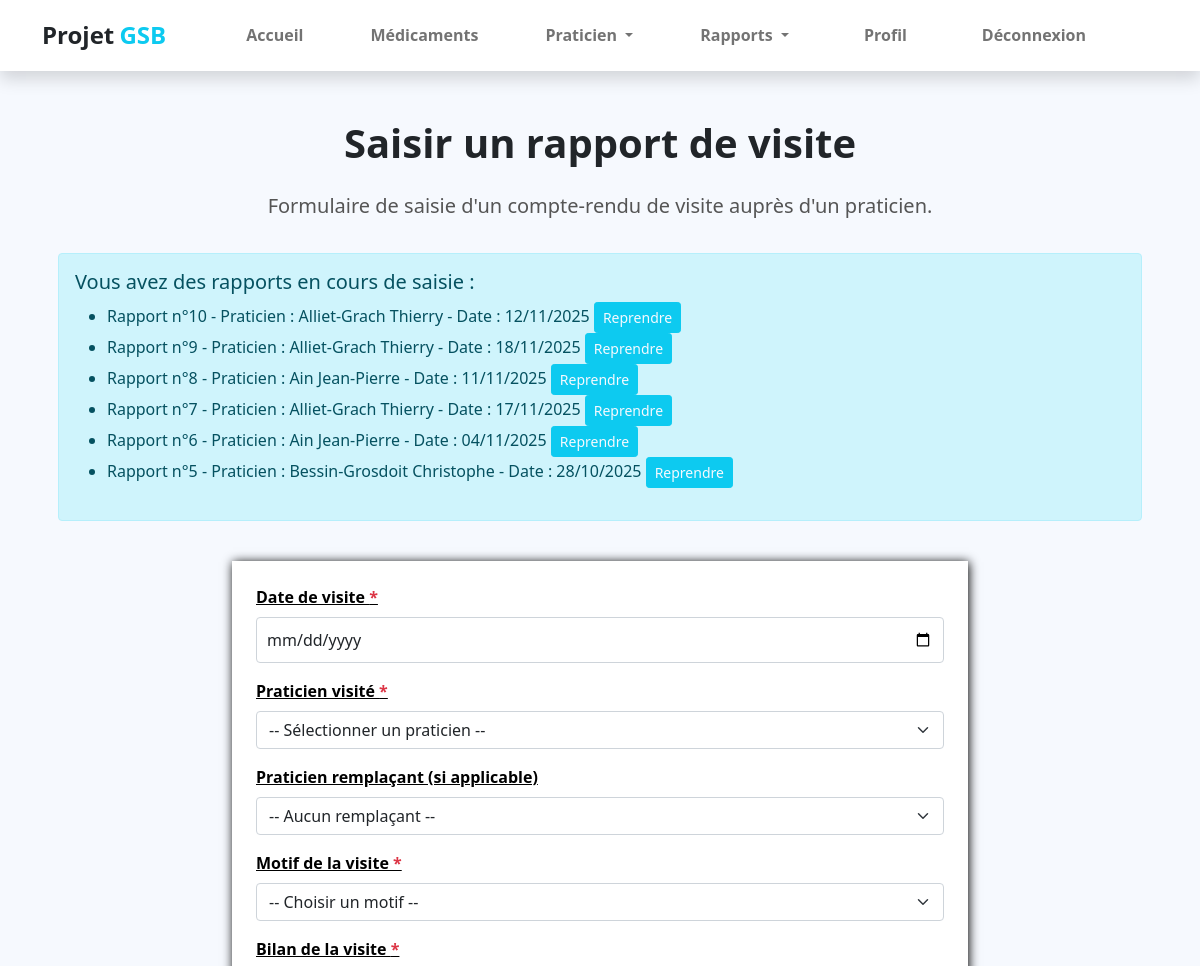
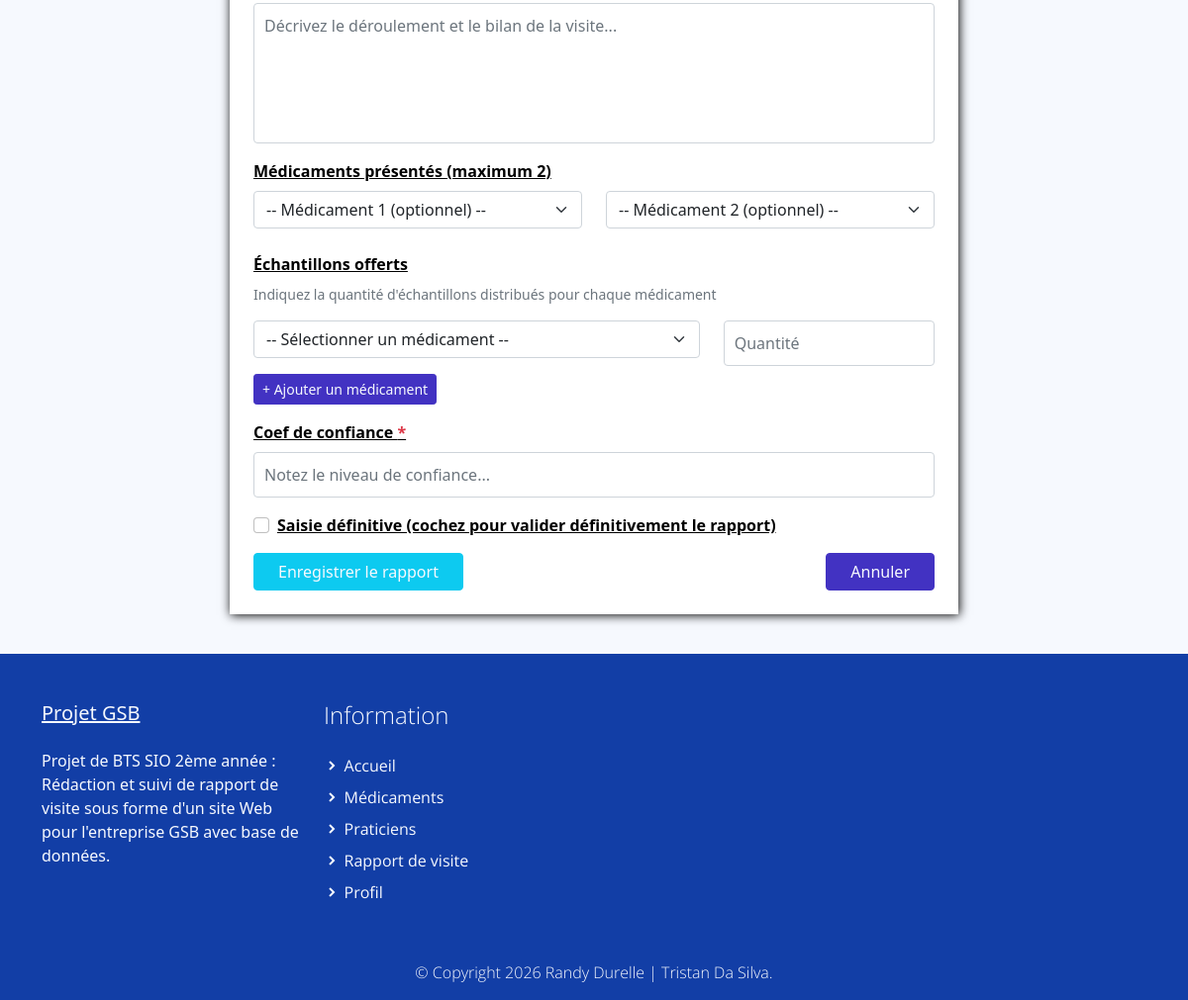
/index.php?uc=rapport&action=saisir (signed in), run on the app's committed database (2 pictures, top to bottom).
### tables this page shows
CREATE TABLE IF NOT EXISTS `rapport_visite` (
  `COL_MATRICULE` varchar(10) NOT NULL,
  `RAP_NUM` int(11) NOT NULL,
  `RAP_DATEVISITE` date DEFAULT NULL,
  `RAP_BILAN` varchar(255) DEFAULT NULL,
  `RAP_MOTIF` int(11) DEFAULT NULL,
  `PRA_NUM` int(11) NOT NULL,
  `PRA_NUM_praticien` int(11) DEFAULT NULL,
  `MED_DEPOTLEGAL_1` varchar(10) DEFAULT NULL,
  `MED_DEPOTLEGAL_2` varchar(10) DEFAULT NULL,
  `AUTRE_MOTIF` varchar(50) NOT NULL,
  `ETAT_CODE` int(11) NOT NULL DEFAULT 1,
  PRIMARY KEY (`COL_MATRICULE`,`RAP_NUM`),
  KEY `rapport_visite_praticien2_FK` (`PRA_NUM`),
  KEY `FK_Rapport_Med1_unique` (`MED_DEPOTLEGAL_1`),
  KEY `FK_Rapport_Med2_unique` (`MED_DEPOTLEGAL_2`),
  KEY `FK_Rapport_PraRempl_unique` (`PRA_NUM_praticien`),
  KEY `FK_RAP_MOTIF` (`RAP_MOTIF`),
  KEY `ETAT_CODE` (`ETAT_CODE`)
);

### modele/rapport.modele.inc.php (called while the page is built, shortened)
<?php
function getRapportsEnCours($matricule)
{
    try {
        $monPdo = connexionPDO();
        $req = 'SELECT r.RAP_NUM, r.RAP_DATEVISITE, CONCAT(p.PRA_NOM, " ", p.PRA_PRENOM) as praticien
                FROM rapport_visite r
                INNER JOIN praticien p ON r.PRA_NUM = p.PRA_NUM
                WHERE r.COL_MATRICULE = :matricule AND r.ETAT_CODE = 1
                ORDER BY r.RAP_NUM DESC';
        $stmt = $monPdo->prepare($req);
        $stmt->bindParam(':matricule', $matricule, PDO::PARAM_STR);
        $stmt->execute();
        $result = $stmt->fetchAll();
        return $result;
    } catch (PDOException $e) {
        print "Erreur !: " . $e->getMessage();
        die();
    }
}
?>

### vues/v_formulaireRapport.php (the view, shortened to what this page needs)
<section class="bg-light">
    <div class="container">
        <div class="structure-hero pt-lg-5 pt-4">
            <h1 class="titre text-center">Saisir un rapport de visite</h1>
            <p class="text text-center">
                Formulaire de saisie d'un compte-rendu de visite auprès d'un praticien.
            </p>
        </div>
        <?php
        if (!empty($rapportsEnCours)) {
            echo '<div class="alert alert-info m-3">';
            echo '<h5>Vous avez des rapports en cours de saisie :</h5>';
            echo '<ul>';
            foreach ($rapportsEnCours as $rapport) {
                echo '<li>';
                echo 'Rapport n°' . $rapport['RAP_NUM'] . ' - ';
                echo 'Praticien : ' . htmlspecialchars($rapport['praticien']) . ' - ';
                echo 'Date : ' . ($rapport['RAP_DATEVISITE'] ? date('d/m/Y', strtotime($rapport['RAP_DATEVISITE'])) : 'Non définie');
                echo ' <a href="index.php?uc=rapport&action=reprendre&num=' . $rapport['RAP_NUM'] . '" class="btn btn-sm btn-info text-light">Reprendre</a>';
                echo '</li>';
            }
            echo '</ul>';
            echo '</div>';
        }
        ?>
        <div class="row justify-content-center py-4">
            <div class="col-12 col-lg-10 col-xl-8">
                <form action="index.php?uc=rapport&action=enregistrer" method="post" class="formulaire p-4">
                    <div class="mb-3">
                        <label for="date_visite" class="form-label carac">Date de visite <span
                                class="text-danger">*</span></label>
                        <input type="date" class="form-control" id="date_visite" name="date_visite" required
                            max="<?php echo date('Y-m-d'); ?>"
                            value="<?php echo isset($rapportEnCours['RAP_DATEVISITE']) ? $rapportEnCours['RAP_DATEVISITE'] : ''; ?>">
                    </div>
                    <div class="mb-3">
                        <label for="praticien" class="form-label carac">Praticien visité <span
                                class="text-danger">*</span></label>
                        <select class="form-select" id="praticien" name="praticien" required>
                            <option value="">-- Sélectionner un praticien --</option>
                        </select>
                    </div>
                    <div class="mb-3">
                        <label for="praticien_remplacant" class="form-label carac">Praticien remplaçant (si
                            applicable)</label>
                        <select class="form-select" id="praticien_remplacant" name="praticien_remplacant">
                            <option value="">-- Aucun remplaçant --</option>
                        </select>
                    </div>
                    <div class="mb-3">
                        <label for="motif" class="form-label carac">Motif de la visite <span
                                class="text-danger">*</span></label>
                        <select class="form-select" id="motif" name="motif" required onchange="toggleAutreMotif()">
                            <option value="">-- Choisir un motif --</option>
                        </select>
                    </div>
                    <div class="mb-3">
                        <label for="bilan" class="form-label carac">Bilan de la visite <span
                                class="text-danger">*</span></label>
                        <textarea class="form-control" id="bilan" name="bilan" rows="5" required
                            placeholder="Décrivez le déroulement et le bilan de la visite..."><?php echo isset($rapportEnCours['RAP_BILAN']) ? htmlspecialchars($rapportEnCours['RAP_BILAN']) : ''; ?></textarea>
                    </div>
                    <div class="mb-3">
                        <label class="form-label carac">Médicaments présentés (maximum 2)</label>
                        <div class="row">
                            <div class="col-md-6 mb-2">
                                <select class="form-select" name="medicament1">
                                    <option value="">-- Médicament 1 (optionnel) --</option>
                                </select>
                            </div>
                            <div class="col-md-6 mb-2">
                                <select class="form-select" name="medicament2">
                                    <option value="">-- Médicament 2 (optionnel) --</option>
                                </select>
                            </div>
                        </div>
                    </div>
                    <div class="mb-3">
                        <label class="form-label carac">Échantillons offerts</label>
                        <p class="text-muted small">Indiquez la quantité d'échantillons distribués pour chaque
                            médicament</p>
                        <div id="echantillons_container">
                            <?php
                            if (!empty($echantillons)) {
                                foreach ($echantillons as $ech) {
                                    echo '<div class="row mb-2">
                                            <div class="col-md-8">
                                                <select class="form-select" name="echantillon_med[]">
                                                    <option value="">-- Sélectionner un médicament --</option>';
                                    foreach ($medicaments as $med) {
                                        $selected = ($ech['MED_DEPOTLEGAL'] == $med['MED_DEPOTLEGAL']) ? 'selected' : '';
                                        echo '<option value="' . $med['MED_DEPOTLEGAL'] . '" ' . $selected . '>' .
                                            htmlspecialchars($med['MED_DEPOTLEGAL'] . ' - ' . $med['MED_NOMCOMMERCIAL']) . '</option>';
                                    }
                                    echo '</select>
                                            </div>
                                            <div class="col-md-4">
                                                <input type="number" class="form-control" name="echantillon_qte[]"
                                                       placeholder="Quantité" min="0" value="' . $ech['OFF_QTE'] . '">
                                            </div>
                                        </div>';
                                }
                            } else {
                                echo '<div class="row mb-2">
                                        <div class="col-md-8">
                                            <select class="form-select" name="echantillon_med[]">
                                                <option value="">-- Sélectionner un médicament --</option>';
                                echo '</select>
                                        </div>
                                        <div class="col-md-4">
                                            <input type="number" class="form-control" name="echantillon_qte[]"
                                                   placeholder="Quantité" min="0">
                                        </div>
                                    </div>';
                            }
                            ?>
                        </div>
                        <button type="button" class="btn btn-sm btn-primary" onclick="ajouterEchantillon()">
                            + Ajouter un médicament
                        </button>
                    </div>
                    <div class="mb-3">
                        <label for="coef_confiance" class="form-label carac">Coef de confiance <span
                                class="text-danger">*</span></label>
                        <input type="number" class="form-control" id="coef_confiance" name="coef_confiance" max="1000"
                            min="0" step="0.1" required placeholder="Notez le niveau de confiance..."
                            value="<?php echo isset($rapportEnCours['PRA_COEFNOTORIETE']) ? $rapportEnCours['PRA_COEFNOTORIETE'] : ''; ?>">
                    </div>
                    <div class="mb-3 form-check">
                        <input type="checkbox" class="form-check-input" id="saisie_definitive" name="saisie_definitive"
                            value="1">
                        <label class="form-check-label carac" for="saisie_definitive">
                            Saisie définitive (cochez pour valider définitivement le rapport)
                        </label>
                    </div>
                    <div class="d-flex justify-content-between">
                        <button type="submit" class="btn btn-info text-light px-4">
                            Enregistrer le rapport
                        </button>
                        <a href="index.php?uc=accueil" class="btn btn-primary px-4">Annuler</a>
                    </div>
                </form>
            </div>
        </div>
    </div>
</section>

### assets/css/gsb.css (style rules this page uses)
p, a { font-weight: 400; }

### assets/css/custom.css (style rules this page uses)
body, html { height: 100%; margin: 0; padding: 0; }
body { background: #f6f9fe !important; width: 100%; position: relative; display: table; }
.form-control { position: relative; font-size: 16px; height: auto; padding: 10px; }
.carac { text-decoration: underline; font-weight: 600; color: #000; }
textarea { resize: none; width: 100%; margin-bottom: 15px; height: 80px; }
.titre { font-weight: 600; padding-bottom: 1rem; }
.text { font-size: 20; font-weight: 400; color: #555555; }
.formulaire { background-color: white; padding: 2em; box-shadow: 1px 1px 10px black; width: 100%; }
.bg-light { background-color: #f6f9fe; }
.structure-hero { display: flex; flex-direction: column; align-items: center; }

### data on the page
rapport_visite: RAP_NUM "10", praticien "Alliet-Grach Thierry", RAP_DATEVISITE "12/11/2025"
rapport_visite: RAP_NUM "9", praticien "Alliet-Grach Thierry", RAP_DATEVISITE "18/11/2025"
rapport_visite: RAP_NUM "8", praticien "Ain Jean-Pierre", RAP_DATEVISITE "11/11/2025"
rapport_visite: RAP_NUM "7", praticien "Alliet-Grach Thierry", RAP_DATEVISITE "17/11/2025"
rapport_visite: RAP_NUM "6", praticien "Ain Jean-Pierre", RAP_DATEVISITE "04/11/2025"
rapport_visite: RAP_NUM "5", praticien "Bessin-Grosdoit Christophe", RAP_DATEVISITE "28/10/2025"
